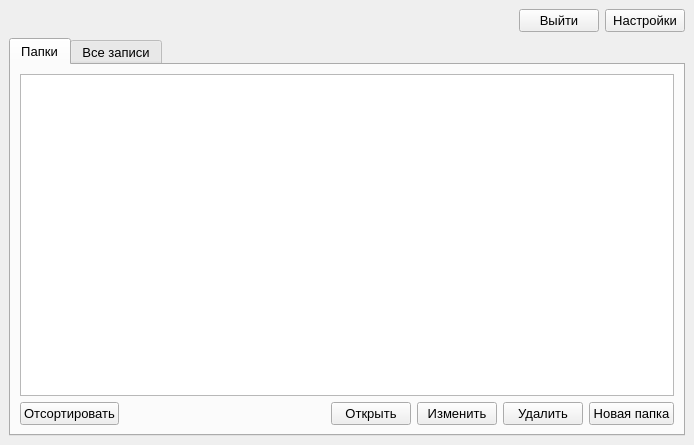
<?xml version="1.0" encoding="UTF-8"?>
<ui version="4.0">
 <class>MainWindow</class>
 <widget class="QMainWindow" name="MainWindow">
  <property name="geometry">
   <rect>
    <x>0</x>
    <y>0</y>
    <width>694</width>
    <height>445</height>
   </rect>
  </property>
  <property name="font">
   <font>
    <pointsize>10</pointsize>
   </font>
  </property>
  <property name="windowTitle">
   <string>MainWindow</string>
  </property>
  <widget class="QWidget" name="mainWidget">
   <layout class="QVBoxLayout" name="verticalLayout">
    <item>
     <layout class="QHBoxLayout" name="horizontalLayout">
      <item>
       <spacer name="horizontalSpacer_3">
        <property name="orientation">
         <enum>Qt::Horizontal</enum>
        </property>
        <property name="sizeHint" stdset="0">
         <size>
          <width>658</width>
          <height>20</height>
         </size>
        </property>
       </spacer>
      </item>
      <item>
       <widget class="QPushButton" name="leave">
        <property name="text">
         <string>Выйти</string>
        </property>
       </widget>
      </item>
      <item>
       <widget class="QPushButton" name="settings">
        <property name="text">
         <string>Настройки</string>
        </property>
       </widget>
      </item>
     </layout>
    </item>
    <item>
     <widget class="QTabWidget" name="tabWidget">
      <property name="currentIndex">
       <number>0</number>
      </property>
      <widget class="QWidget" name="sectionWidget">
       <attribute name="title">
        <string>Папки</string>
       </attribute>
       <layout class="QVBoxLayout" name="verticalLayout_3">
        <item>
         <widget class="QTableWidget" name="tableWidget"/>
        </item>
        <item>
         <layout class="QHBoxLayout" name="horizontalLayout_3">
          <item>
           <widget class="QPushButton" name="sort_b_2">
            <property name="text">
             <string>Отсортировать</string>
            </property>
           </widget>
          </item>
          <item>
           <spacer name="horizontalSpacer_2">
            <property name="orientation">
             <enum>Qt::Horizontal</enum>
            </property>
            <property name="sizeHint" stdset="0">
             <size>
              <width>40</width>
              <height>20</height>
             </size>
            </property>
           </spacer>
          </item>
          <item>
           <layout class="QHBoxLayout" name="horizontalLayout_4">
            <item>
             <widget class="QPushButton" name="open_b_2">
              <property name="text">
               <string>Открыть</string>
              </property>
             </widget>
            </item>
            <item>
             <widget class="QPushButton" name="change_b_2">
              <property name="text">
               <string>Изменить</string>
              </property>
             </widget>
            </item>
            <item>
             <widget class="QPushButton" name="del_b_2">
              <property name="text">
               <string>Удалить</string>
              </property>
             </widget>
            </item>
            <item>
             <widget class="QPushButton" name="add_b_2">
              <property name="text">
               <string>Новая папка</string>
              </property>
             </widget>
            </item>
           </layout>
          </item>
         </layout>
        </item>
       </layout>
      </widget>
      <widget class="QWidget" name="recordWidget">
       <attribute name="title">
        <string>Все записи</string>
       </attribute>
       <layout class="QVBoxLayout" name="verticalLayout_2">
        <item>
         <widget class="QTableWidget" name="tableWidget_1"/>
        </item>
        <item>
         <layout class="QHBoxLayout" name="horizontalLayout_2">
          <item>
           <widget class="QPushButton" name="sort_b_1">
            <property name="text">
             <string>Отсортировать</string>
            </property>
           </widget>
          </item>
          <item>
           <spacer name="horizontalSpacer">
            <property name="orientation">
             <enum>Qt::Horizontal</enum>
            </property>
            <property name="sizeHint" stdset="0">
             <size>
              <width>40</width>
              <height>20</height>
             </size>
            </property>
           </spacer>
          </item>
          <item>
           <layout class="QHBoxLayout" name="horizontalLayout_1">
            <item>
             <widget class="QPushButton" name="open_b_1">
              <property name="text">
               <string>Открыть</string>
              </property>
             </widget>
            </item>
            <item>
             <widget class="QPushButton" name="change_b_1">
              <property name="text">
               <string>Изменить</string>
              </property>
             </widget>
            </item>
            <item>
             <widget class="QPushButton" name="del_b_1">
              <property name="text">
               <string>Удалить</string>
              </property>
             </widget>
            </item>
            <item>
             <widget class="QPushButton" name="add_b_1">
              <property name="text">
               <string>Новая запись</string>
              </property>
             </widget>
            </item>
           </layout>
          </item>
         </layout>
        </item>
       </layout>
      </widget>
     </widget>
    </item>
   </layout>
  </widget>
 </widget>
 <resources/>
 <connections/>
</ui>
